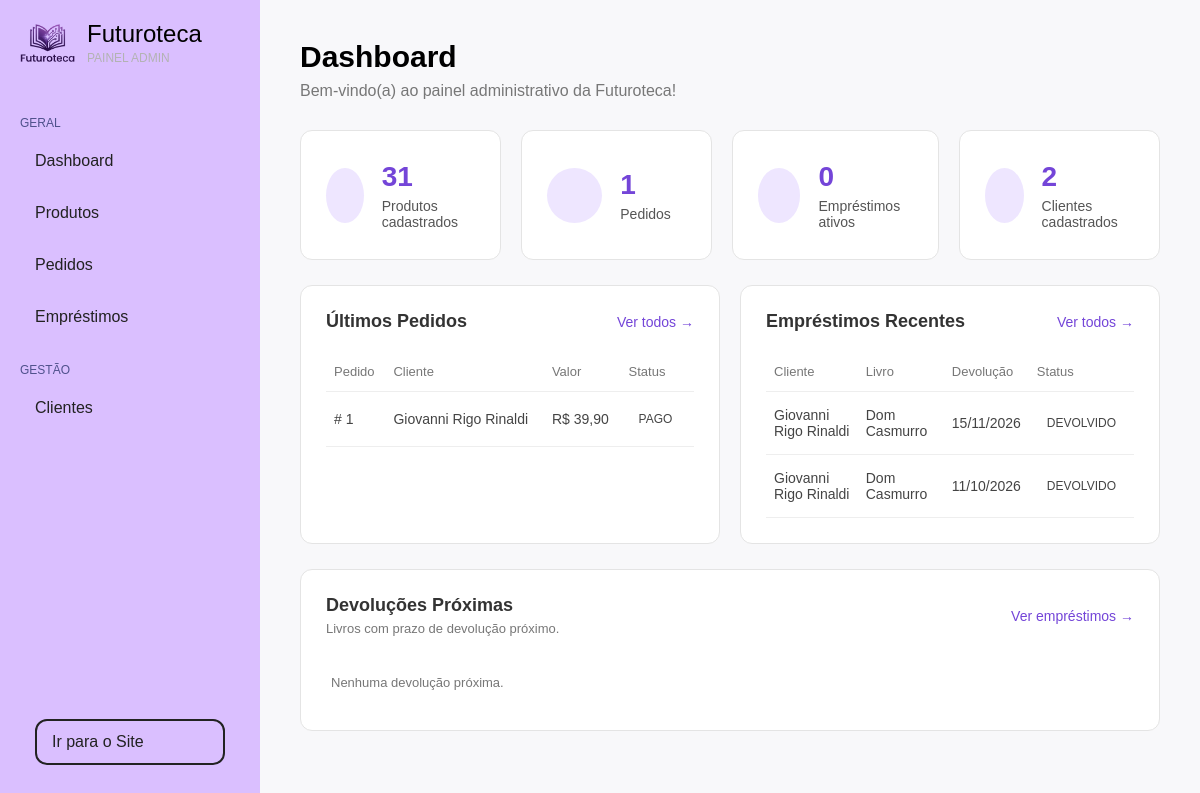
The page /dashboard/index.php (signed in) on the database as committed earlier.
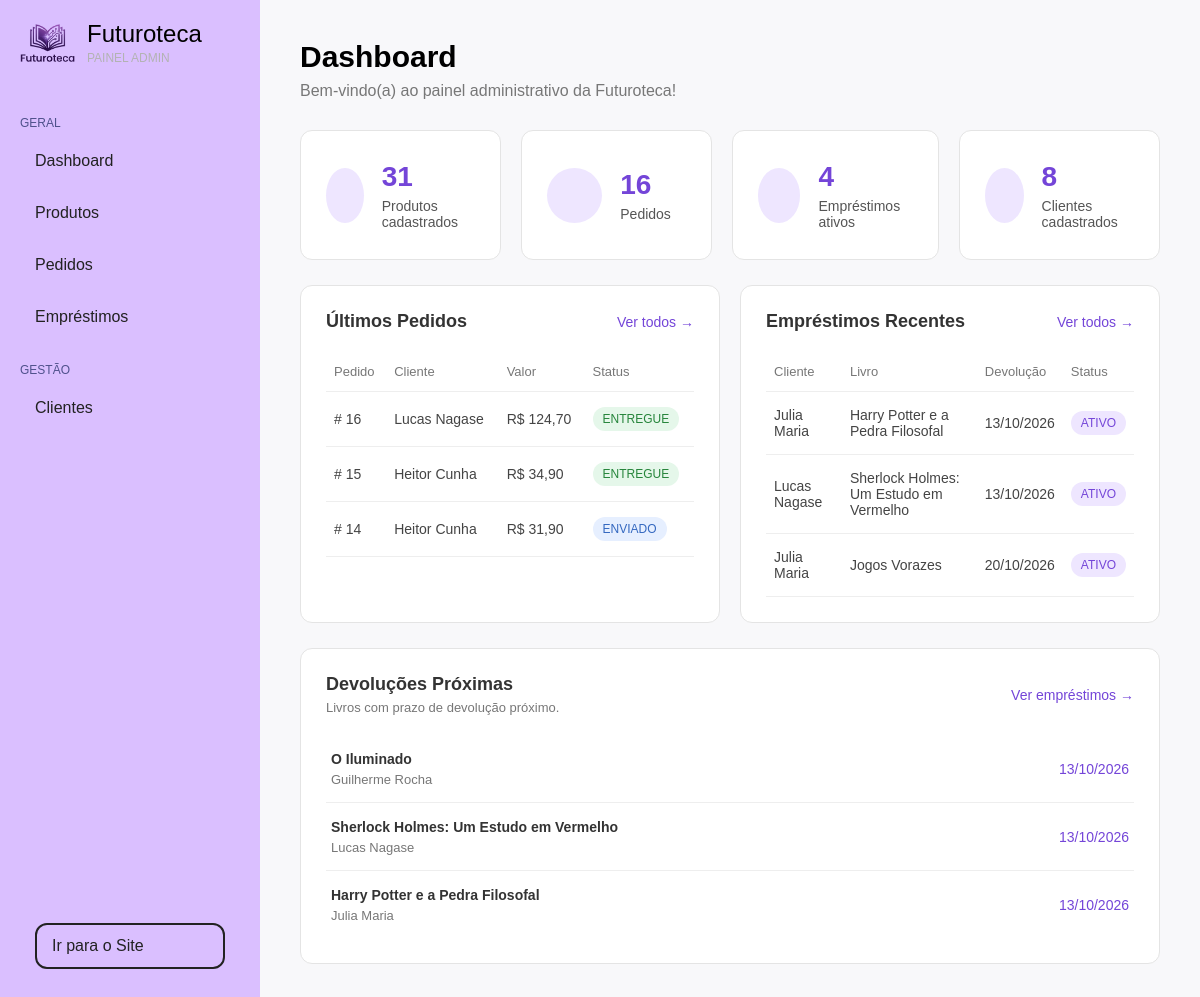
The same page on the database as committed later.
### tables this page shows
CREATE TABLE `pedido` (
  `id_pedido` int(11) NOT NULL,
  `id_usuario` int(11) NOT NULL,
  `data_pedido` datetime NOT NULL DEFAULT current_timestamp(),
  `valor_total` decimal(10,2) NOT NULL,
  `tipo_entrega` enum('RETIRADA','ENTREGA') NOT NULL,
  `frete` decimal(10,2) NOT NULL DEFAULT 0.00,
  `status` enum('PENDENTE','PAGO','ENVIADO','ENTREGUE','CANCELADO') NOT NULL DEFAULT 'PENDENTE'
);

CREATE TABLE `usuario` (
  `id_usuario` int(11) NOT NULL,
  `nome` varchar(100) NOT NULL,
  `email` varchar(150) NOT NULL,
  `cpf` varchar(14) NOT NULL,
  `telefone` varchar(20) DEFAULT NULL,
  `endereco` varchar(255) DEFAULT NULL,
  `tipo_usuario` enum('ADMIN','CLIENTE') NOT NULL DEFAULT 'CLIENTE',
  `senha` varchar(255) NOT NULL
);

CREATE TABLE `emprestimo` (
  `id_emprestimo` int(11) NOT NULL,
  `id_usuario` int(11) NOT NULL,
  `id_produto` int(11) NOT NULL,
  `data_emprestimo` date NOT NULL,
  `data_devolucao_prevista` date NOT NULL,
  `data_devolucao_real` date DEFAULT NULL,
  `status` enum('ATIVO','DEVOLVIDO','ATRASADO') NOT NULL DEFAULT 'ATIVO',
  `prorrogado` tinyint(1) NOT NULL DEFAULT 0
);

CREATE TABLE `produto` (
  `id_produto` int(11) NOT NULL,
  `titulo` varchar(150) NOT NULL,
  `autor` varchar(100) DEFAULT NULL,
  `categoria` varchar(80) NOT NULL,
  `tipo` enum('LIVRO','EBOOK','ARTIGO') NOT NULL,
  `preco` decimal(10,2) NOT NULL,
  `preco_promocional` decimal(10,2) DEFAULT NULL,
  `estoque` int(11) NOT NULL DEFAULT 0,
  `descricao` text DEFAULT NULL,
  `imagem` varchar(255) DEFAULT NULL
);

### crud.php (called while the page is built, shortened)
<?php
try {
    function readAll($pdo, $table, $where = null)
    {
        $sql = "SELECT * FROM $table";
        if ($where) {
            $sql .= " WHERE $where";
        }
        $stmt = $pdo->query($sql);
        return $stmt->fetchAll(PDO::FETCH_ASSOC);
    }
} catch (PDOException $e) {
    die("Erro de conexão: " . $e->getMessage());
}

### dashboard/index.php (the view, shortened to what the changed rows need)
<?php
require_once '../crud.php';
$produtos = readAll($pdo, "produto");
$totalProdutos = count($produtos);
$sqlUltimosPedidos = "SELECT
                        pedido.*,
                        usuario.nome AS nome_cliente
                      FROM pedido
                      INNER JOIN usuario
                        ON pedido.id_usuario = usuario.id_usuario
                      ORDER BY pedido.id_pedido DESC
                      LIMIT 3";
$stmtUltimosPedidos = $pdo->query($sqlUltimosPedidos);
$ultimosPedidos = $stmtUltimosPedidos->fetchAll(PDO::FETCH_ASSOC);
$clientes = readAll($pdo, "usuario", "tipo_usuario = 'CLIENTE'");
$totalClientes = count($clientes);
$pedidos = readAll($pdo, "pedido");
$totalPedidos = count($pedidos);
$emprestimosAtivos = readAll($pdo, "emprestimo", "status = 'ATIVO'");
$totalEmprestimosAtivos = count($emprestimosAtivos);
$sqlEmprestimosRecentes = "SELECT
                            emprestimo.*,
                            usuario.nome AS nome_cliente,
                            produto.titulo AS nome_produto
                           FROM emprestimo
                           INNER JOIN usuario
                            ON emprestimo.id_usuario = usuario.id_usuario
                           INNER JOIN produto
                            ON emprestimo.id_produto = produto.id_produto
                           ORDER BY emprestimo.id_emprestimo DESC
                           LIMIT 3";
$stmtEmprestimosRecentes = $pdo->query($sqlEmprestimosRecentes);
$emprestimosRecentes = $stmtEmprestimosRecentes->fetchAll(PDO::FETCH_ASSOC);
$sqlDevolucoesProximas = "SELECT
                            emprestimo.*,
                            usuario.nome AS nome_cliente,
                            produto.titulo AS nome_produto
                          FROM emprestimo
                          INNER JOIN usuario
                            ON emprestimo.id_usuario = usuario.id_usuario
                          INNER JOIN produto
                            ON emprestimo.id_produto = produto.id_produto
                          WHERE emprestimo.status = 'ATIVO'
                          ORDER BY emprestimo.data_devolucao_prevista ASC
                          LIMIT 3";
$stmtDevolucoesProximas = $pdo->query($sqlDevolucoesProximas);
$devolucoesProximas = $stmtDevolucoesProximas->fetchAll(PDO::FETCH_ASSOC);
?>
<!DOCTYPE html>
<html lang="pt-br">
<head>
    <link rel="stylesheet" href="../css/dashboard.css">
</head>
<body>
    <?php include 'partials/sidebar.php'; ?>
    <main class="conteudo">
        <div class="titulo-dashboard">
            <h1>Dashboard</h1>
        </div>
        <section class="cards-dashboard">
            <div class="card">
                <div>
                    <h2><?= $totalProdutos ?></h2>
                </div>
            </div>
            <div class="card">
                <div>
                    <h2><?= $totalPedidos ?></h2>
                    <p>Pedidos</p>
                </div>
            </div>
            <div class="card">
                <div>
                    <h2><?= $totalEmprestimosAtivos ?></h2>
                    <p>Empréstimos ativos</p>
                </div>
            </div>
            <div class="card">
                <div>
                    <h2><?= $totalClientes ?></h2>
                    <p>Clientes cadastrados</p>
                </div>
            </div>
        </section>
        <section class="resumo-dashboard">
            <div class="painel-dashboard">
                <table>
                    <thead>
                        <tr>
                            <th>Pedido</th>
                            <th>Cliente</th>
                            <th>Valor</th>
                            <th>Status</th>
                        </tr>
                    </thead>
                    <tbody>
                        <?php if (count($ultimosPedidos) == 0): ?>
                            <tr>
                                <td colspan="4">
                                    Nenhum pedido realizado.
                                </td>
                            </tr>
                        <?php else: ?>
                            <?php foreach ($ultimosPedidos as $pedido): ?>
                                <tr>
                                    <td>
                                        #
                                        <?= $pedido["id_pedido"] ?>
                                    </td>
                                    <td>
                                        <?= htmlspecialchars($pedido["nome_cliente"]) ?>
                                    </td>
                                    <td>
                                        R$
                                        <?= number_format(
                                            $pedido["valor_total"],
                                            2,
                                            ",",
                                            "."
                                        ) ?>
                                    </td>
                                    <td>
                                        <span class="status <?= strtolower($pedido["status"]) ?>">
                                            <?= htmlspecialchars($pedido["status"]) ?>
                                        </span>
                                    </td>
                                </tr>
                            <?php endforeach; ?>
                        <?php endif; ?>
                    </tbody>
                </table>
            </div>
            <div class="painel-dashboard">
                <table>
                    <thead>
                        <tr>
                            <th>Cliente</th>
                            <th>Livro</th>
                            <th>Devolução</th>
                            <th>Status</th>
                        </tr>
                    </thead>
                    <tbody>
                        <?php if (count($emprestimosRecentes) == 0): ?>
                            <tr>
                                <td colspan="4">
                                    Nenhum empréstimo realizado.
                                </td>
                            </tr>
                        <?php else: ?>
                            <?php foreach ($emprestimosRecentes as $emprestimo): ?>
                                <tr>
                                    <td>
                                        <?= htmlspecialchars($emprestimo["nome_cliente"]) ?>
                                    </td>
                                    <td>
                                        <?= htmlspecialchars($emprestimo["nome_produto"]) ?>
                                    </td>
                                    <td>
                                        <?= date(
                                            "d/m/Y",
                                            strtotime($emprestimo["data_devolucao_prevista"])
                                        ) ?>
                                    </td>
                                    <td>
                                        <span class="status <?= strtolower($emprestimo["status"]) ?>">
                                            <?= htmlspecialchars($emprestimo["status"]) ?>
                                        </span>
                                    </td>
                                </tr>
                            <?php endforeach; ?>
                        <?php endif; ?>
                    </tbody>
                </table>
            </div>
        </section>
        <section class="devolucoes">
            <div class="lista-devolucoes">
                <?php if (count($devolucoesProximas) == 0): ?>
                    <div class="devolucao-item">
                        <p>Nenhuma devolução próxima.</p>
                    </div>
                <?php else: ?>
                    <?php foreach ($devolucoesProximas as $devolucao): ?>
                        <div class="devolucao-item">
                            <div>
                                <strong>
                                    <?= htmlspecialchars($devolucao["nome_produto"]) ?>
                                </strong>
                                <p>
                                    <?= htmlspecialchars($devolucao["nome_cliente"]) ?>
                                </p>
                            </div>
                            <span>
                                <?= date(
                                    "d/m/Y",
                                    strtotime($devolucao["data_devolucao_prevista"])
                                ) ?>
                            </span>
                        </div>
                    <?php endforeach; ?>
                <?php endif; ?>
            </div>
        </section>
    </main>
</body>
</html>

Rows that differ between the two databases and show on the page:
no longer on this page (row edited): pedido: id_pedido "1", id_usuario.nome "Giovanni Rigo Rinaldi", valor_total "39,90", status "PAGO"
no longer on this page (row unchanged): emprestimo: id_usuario.nome "Giovanni Rigo Rinaldi", id_produto.titulo "Dom Casmurro", data_devolucao_prevista "15/11/2026", status "DEVOLVIDO", shown under "Empréstimos Recentes"
no longer on this page (row unchanged): emprestimo: id_usuario.nome "Giovanni Rigo Rinaldi", id_produto.titulo "Dom Casmurro", data_devolucao_prevista "11/10/2026", status "DEVOLVIDO", shown under "Empréstimos Recentes"
added pedido: id_pedido "16", id_usuario.nome "Lucas Nagase", valor_total "124,70", status "ENTREGUE"
added pedido: id_pedido "15", id_usuario.nome "Heitor Cunha", valor_total "34,90", status "ENTREGUE"
added pedido: id_pedido "14", id_usuario.nome "Heitor Cunha", valor_total "31,90", status "ENVIADO"
added emprestimo: id_usuario.nome "Julia Maria", id_produto.titulo "Harry Potter e a Pedra Filosofal", data_devolucao_prevista "13/10/2026", status "ATIVO"
added emprestimo: id_usuario.nome "Lucas Nagase", id_produto.titulo "Sherlock Holmes: Um Estudo em Vermelho", data_devolucao_prevista "13/10/2026", status "ATIVO"
added emprestimo: id_usuario.nome "Julia Maria", id_produto.titulo "Jogos Vorazes", data_devolucao_prevista "20/10/2026", status "ATIVO", shown under "Empréstimos Recentes"
added emprestimo: id_produto.titulo "O Iluminado", id_usuario.nome "Guilherme Rocha", data_devolucao_prevista "13/10/2026", shown under "Devoluções Próximas"
Other text that changed with them:
$totalPedidos: "1" → "16"
$totalEmprestimosAtivos: "0" → "4"
$totalClientes: "2" → "8"
text no longer shown: "Nenhuma devolução próxima."
